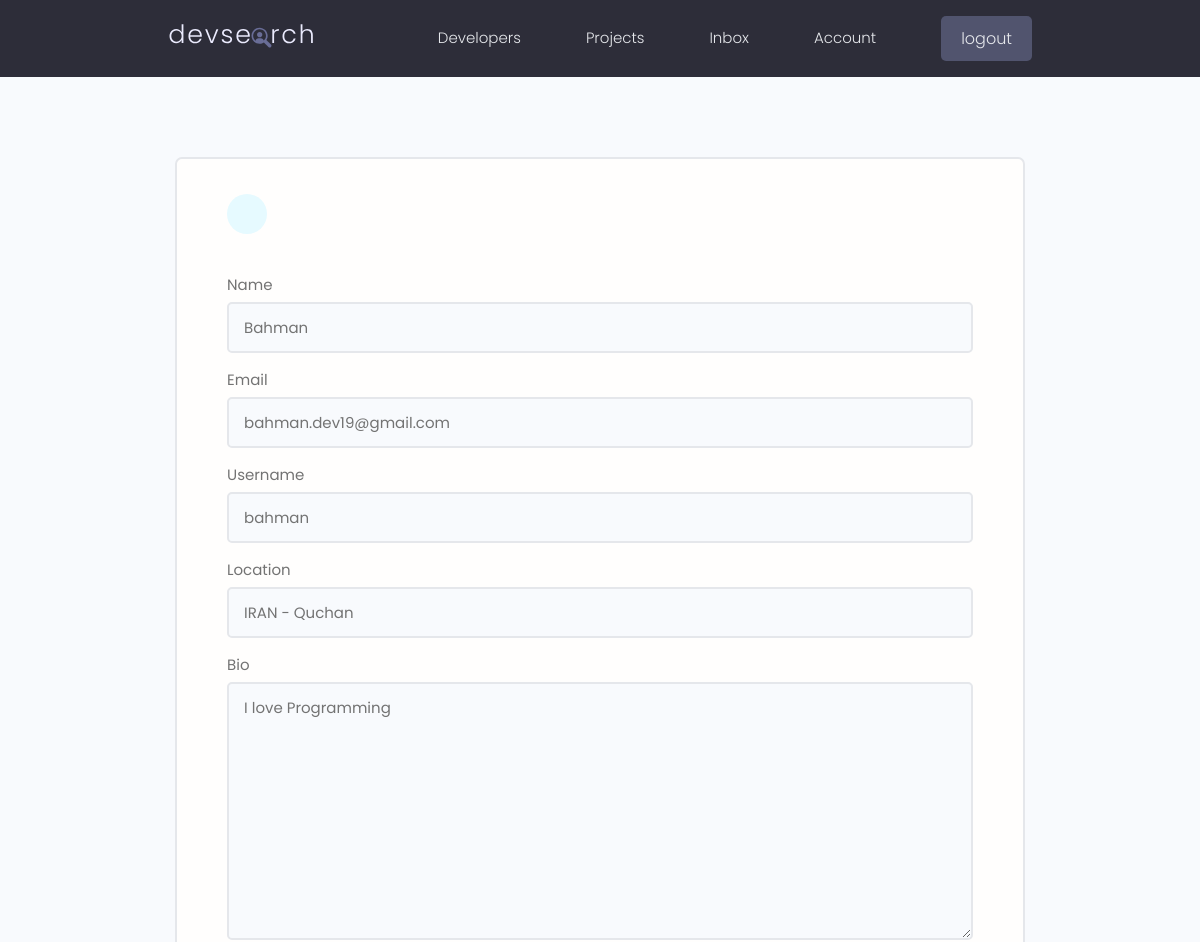
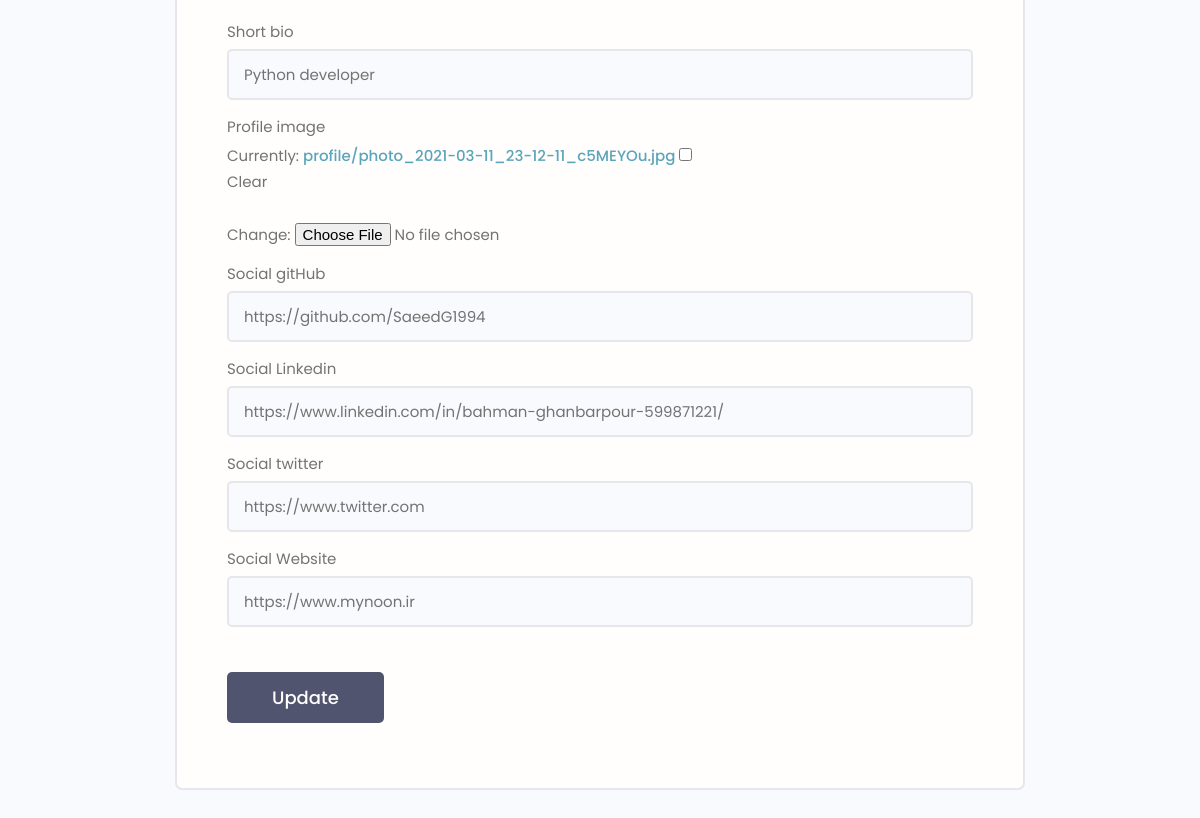
The app's page /editprofile/ (signed in) with its own data (2 pictures, top to bottom).
### dev_users/models.py (models this page shows, shortened)
class Profile(models.Model):
    user = models.OneToOneField(User,on_delete=models.CASCADE,null=True,blank=True)
    name = models.CharField(max_length=200,null=True,blank=True)
    email = models.EmailField(max_length=500,null=True,blank=True)
    username = models.CharField(max_length=200,null=True,blank=True)
    short_bio = models.CharField(max_length=200,null=True,blank=True)
    location = models.CharField(max_length=200, null=True, blank=True)
    bio = models.TextField(null=True,blank=True)
    profile_image = models.ImageField(blank=True,upload_to='profile/',default="profile/user-default.png")
    social_gitHub = models.CharField(max_length=200, null=True, blank=True)
    social_twitter = models.CharField(max_length=200, null=True, blank=True)
    social_Linkedin = models.CharField(max_length=200, null=True, blank=True)
    social_Website = models.CharField(max_length=200, null=True, blank=True)
    created = models.DateTimeField(auto_now_add=True)
    id = models.UUIDField(default=uuid.uuid4,unique=True,primary_key=True,editable=False)
    class Meta:
        ordering = ['created']

### dev_users/views.py (the view)
# urls.py: path('editprofile/',views.editProfile,name="edit_profile"),
@login_required(login_url='login_user')
def editProfile(request):
    profile = request.user.profile
    form = ProfileEditForm(instance=profile)
    if request.method == 'POST':
        form = ProfileEditForm(request.POST, request.FILES, instance=profile)
        if form.is_valid():
            form.save()
            messages.success(request,'Your Profile Has Been Updated')
            return redirect('user_account')
    context = {
        'form': form
    }
    return render(request, 'edit-profile.html', context)

### dev_users/form.py
class ProfileEditForm(ModelForm):
    class Meta:
        model = Profile
        fields = ['name','email','username','location','bio','short_bio','profile_image',
                  'social_gitHub','social_Linkedin',
                  'social_twitter','social_Website']
    def __init__(self,*args,**kwargs):
        super(ProfileEditForm,self).__init__(*args,**kwargs)
        for name,filed in self.fields.items():
            filed.widget.attrs.update({'class':'input'})

### dev_users/templates/edit-profile.html (shortened to what this page needs)
{% extends 'Main.html' %}
{% load static %}
{% block content %}
    <main class="formPage my-xl">
        <div class="content-box">
            <div class="formWrapper">
                <a class="backButton" href="{% url 'user_account' %}"></a>
                <br>
                <form action="" class="form" method="POST">
                    {% for filed in form %}
                    <div class="form__field">
                        <label for="formInput#text">{{ filed.label}}</label>
                        {{ filed }}
                    </div>
                    {% endfor %}
                    <input class="btn btn--sub btn--lg  my-md" type="submit" value="Update"/>
                </form>
            </div>
        </div>
    </main>
{% endblock content %}

### static/styles/app.css (style rules this page uses)
:root { --color-sub: #2d2d39; }
.btn--sub { background-color: var(--color-sub-light); }
.content-box { width: 95%; max-width: 85rem; margin: 0 auto; }
.backButton { background: var(--color-main-light); color: var(--color-main); width: 4rem; height: 4rem; display: flex; align-items: center; justify-content: center; border-radius: 50%; }
.formPage .formWrapper { list-style: none; background: var(--color-white); padding: 3.5rem 5rem; border: 2px solid var(--color-light); border-radius: 0.7rem; }

### static/uikit/styles/modules/_variables.css (style rules this page uses)
:root { --color-main: #5aa5b9; --color-main-light: #e6faff; --color-sub: #3f4156; --color-sub-light: #51546e; --color-sub-lighter: #ededfd; --color-text: #737373; --color-gray: #8b8b8b; --color-light: #e5e7eb; --color-light-gray: #767676; --color-bg: #f8fafd; --color-white: #fffefd; --color-white-light: #f3f3f3; --color-success: #359e64; --color-success-bg: #def8e8; --color-error: #fc4b0b; --color-error-bg: #fff2ee; --font-base: 'Poppins', arial, helvetica, 'Segoe UI', roboto, ubuntu, sans-serif; --font-monospace: 'Fira Code', 'Courier New', courier, monospace; --font-regular: 300; --font-medium: 500; --font-bold: 700; --generic-shadow: 1px 1px 5px #00000010; --generic-transition: all 0.3s ease-in-out; }

### static/uikit/styles/modules/_base.css (style rules this page uses)
* { margin: 0; padding: 0; box-sizing: border-box; text-rendering: optimizeLegibility; color: inherit; font-size: inherit; }
html { font-size: 50%; }
@media only screen and (min-width: 480px) { html { font-size: 56.25%; } }
@media only screen and (min-width: 1200px) { html { font-size: 62.5%; } }
body { line-height: 1.6; font-weight: 400; font-size: 1.5rem; color: var(--color-text); background-color: var(--color-bg); min-height: 100vh; }

### static/uikit/styles/modules/_typography.css (style rules this page uses)
* { font-family: var(--font-base); }
a { padding-bottom: 2px; text-decoration: none; display: inline-block; color: var(--color-main); font-weight: var(--font-medium); }

### static/uikit/styles/modules/_utilities.css (style rules this page uses)
.my-md { margin: 3rem auto; }
.my-xl { margin: 8rem auto; }

### static/uikit/styles/modules/_button.css (style rules this page uses)
.btn { display: inline-block; position: relative; cursor: pointer; background-color: var(--color-light); font-weight: var(--font-medium); color: var(--color-sub); text-decoration: none; padding: 1rem 2rem; border-radius: 0.5rem; border: none; width: -webkit-fit-content; width: -moz-fit-content; width: fit-content; height: -webkit-fit-content; height: -moz-fit-content; height: fit-content; font-size: 1.6rem; outline-width: 0; outline-color: transparent; -webkit-backface-visibility: hidden; backface-visibility: hidden; transition: all 0.3s ease-in-out; }
.btn--sub { background-color: var(--color-sub); color: var(--color-white); }
.btn--lg { font-size: 1.8rem; padding: 1.2rem 4.5rem; }

### static/uikit/styles/modules/_form.css (style rules this page uses)
.form { display: block; }
.form__field { margin-top: 1.5rem; margin-bottom: 1.5rem; }
.form__label, .form__field > label { display: block; margin-bottom: 0.5rem; color: var(--color-text); }
input.input[type='text'], input.input[type='email'], input.input[type='password'], input.input[type='number'], textarea.input { min-width: 24rem; width: 100%; padding: 1.2rem 1.5rem; border-radius: 0.5rem; border: 2px solid var(--color-light); transition: all 0.3s ease-in-out; background-color: var(--color-bg); }

### records on screen
Profile: form "Bahman" "bahman.dev19@gmail.com" "bahman" "IRAN - Quchan" "I love Programming" "Python developer" "https://github.com/SaeedG1994" "https://www.linkedin.com/in/bahman-ghanbarpour-599871221/" "https://www.twitter.com" "https://www.mynoon.ir"

### other values on screen
{{ filed.label }} "Name" "Email" "Username" "Location" "Bio" "Short bio" "Profile image" "Social gitHub" "Social Linkedin" "Social twitter" "Social Website"
